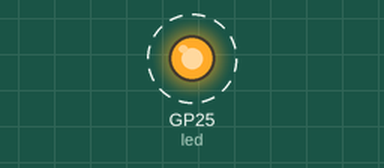
A program run on a simulated Raspberry Pi Pico running MicroPython. On the bench: output pins drawn as LEDs (lit = HIGH). Dashed ring = blinking.

Above: at 0.2 s.
Timing chart, 0 to 3.0 s (numbered marks = the images above):
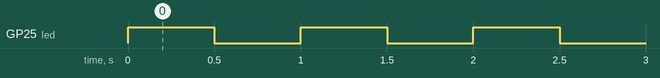

Measured:
- by itself, GP25 (led): alternates HIGH for 0.50 s and LOW for 0.50 s

The program:

blink_del.py
```python
# example from Giovanni Bernardo (@cyb3rn0id)
# blinks the embedded led using a delay
from machine import Pin
from utime import sleep

# "LED" can be used only if you've updated the micropython .uf2 to the latest versions
# and works with both RPi Pico and RPi Pico W
# on Raspberry Pi Pico, LED is pin 25, on Raspberry Pi Pico W LED is not connected to an
# RP2040 physical pin since is connected to the WiFi module
led = Pin("LED", Pin.OUT)

while True:
    led.toggle()
    sleep(0.5)
```
